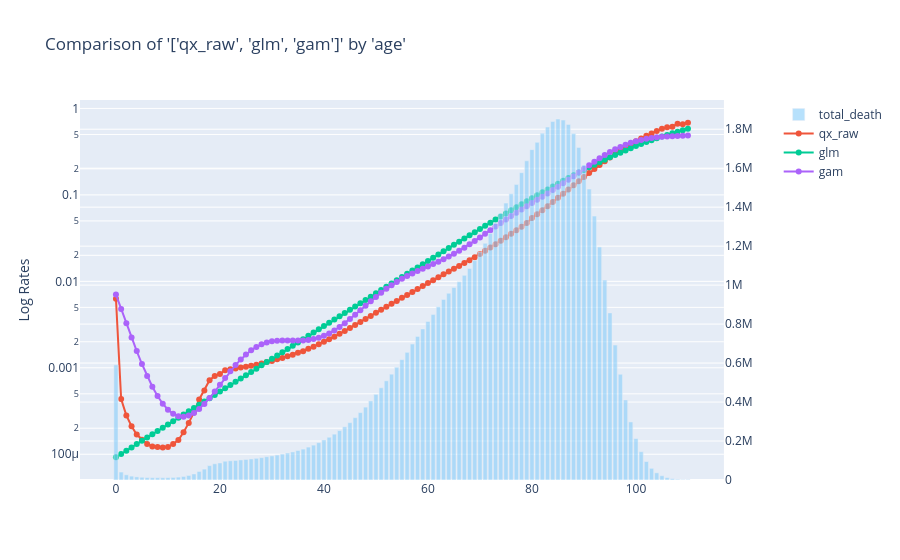

The code cell stored with this chart in its notebook:
### Code cell
charters.compare_rates(
    df=hmd_usa_df[hmd_usa_df['year']>=2000],
    x_axis="age",
    rates=["qx_raw", "glm", "gam"],
    secondary="total_death",
    display=True,
    y_log=True,
)
